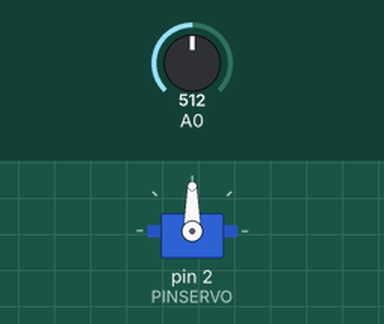
Recording of a sketch running on a simulated Arduino Uno, built with avr-gcc and run on an emulated ATmega328P. Shown: servo. Inputs (shaded band) come from the test bench; at power-on: A0 = 512.

Above: at 1.2 s.
1.3 s: A0 set to 537
At 2.8 s:
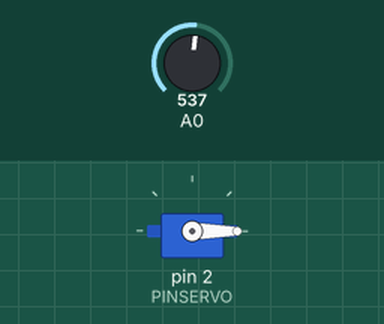
3.2 s: A0 set to 505
4.7 s: A0 set to 471
At 6.8 s:
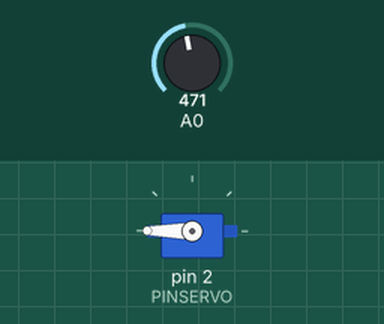
7.1 s: A0 set to 530
At 7.25 s:
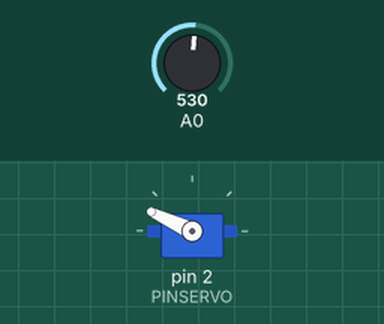
9.5 s: A0 set to 480
At 10.25 s:
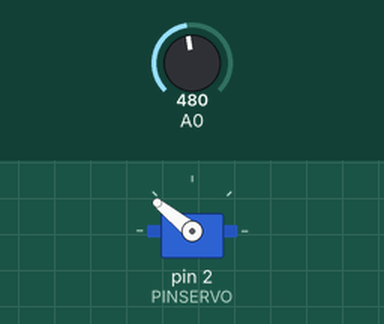
11.9 s: A0 set to 560
At 12.65 s:
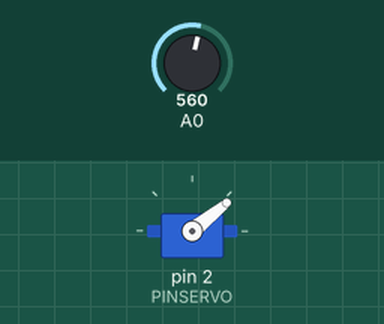
Timing chart, 0 to 14.9 s (numbered marks = the images above; inputs shaded):
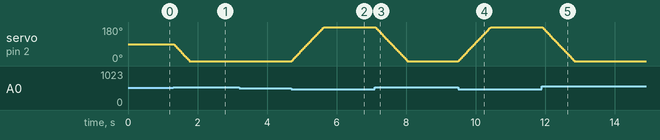

The sketch:

PruebaDayTwo.ino
```cpp
#include <Servo.h>

Servo servo1;

int MIN = 550;
int MAX = 2500;
int PINSERVO = 2;
int ANGULO = 90;
int X;

void setup() {
  servo1.attach(PINSERVO, MIN, MAX);
}

void loop() {
  X = analogRead(A0);
  if(X >= 0 && X < 490){
    if(ANGULO != 180){
      ANGULO++;
      delay(5);
      servo1.write(ANGULO);
    }
  } else if(X > 520 && X < 1023){
    if(ANGULO != 0){
      ANGULO--;
      delay(5);
      servo1.write(ANGULO);
    }
  }

}
```

Measured:
- the behaviour switches between 520 and 521 on A0 (found by bisection; images 0 and 1)
- the behaviour switches between 490 and 489 on A0 (found by bisection; images 1 and 2)
- after the input at 1.3 s, servo on pin 2 (PINSERVO): moves from 90° to 0° over 0.46 s, starting at once
- after the input at 3.2 s, every drawn part: stays the same
- after the input at 4.7 s, servo on pin 2 (PINSERVO): moves from 0° to 180° over 0.93 s, starting at once
- after the input at 7.1 s, servo on pin 2 (PINSERVO): moves from 180° to 0° over 0.93 s, starting at once
- after the input at 9.5 s, servo on pin 2 (PINSERVO): moves from 0° to 180° over 0.93 s, starting at once
- after the input at 11.9 s, servo on pin 2 (PINSERVO): moves from 180° to 0° over 0.93 s, starting at once
